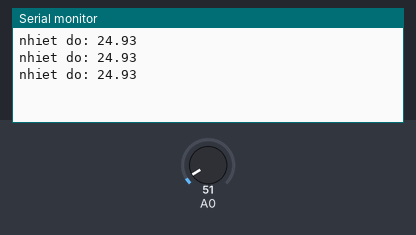
Bench run of a sketch on a simulated Arduino Uno, built with avr-gcc and run on an emulated ATmega328P. Shown: the last lines printed to the serial monitor. Inputs (shaded band) come from the test bench; at power-on: A0 = 51.

Above: at 1.3 s.
1.4 s: A0 set to 61
At 1.9 s:
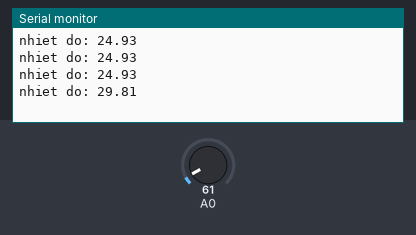
2.9 s: A0 set to 71
At 3.4 s:
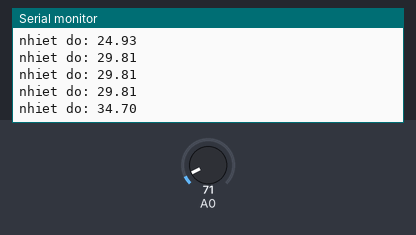
Timing chart, 0 to 5.9 s (numbered marks = the images above; inputs shaded):
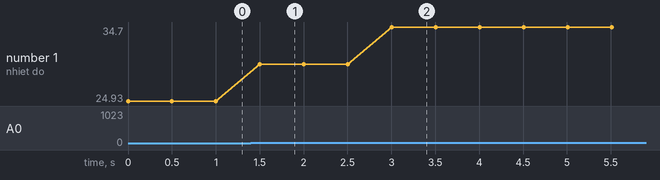

Measured:
- after the input at 1.4 s, the serial monitor: prints a new line after 0.10 s (image 1)
- after the input at 2.9 s, the serial monitor: prints a new line after 0.10 s (image 2)
- plotted number 1: 24.93 → 29.81 after the input at 1.4 s, 29.81 → 34.7 after the input at 2.9 s

The sketch:

LM35.ino
```cpp
void setup() {
 Serial.begin(9600);
}

void loop() {
 int LM35 = analogRead(A0);
 float temp = (float)500*LM35/1023;
 Serial.print("nhiet do: ");
 Serial.println(temp,2);
 Serial.println();
 delay(500);
}
```
